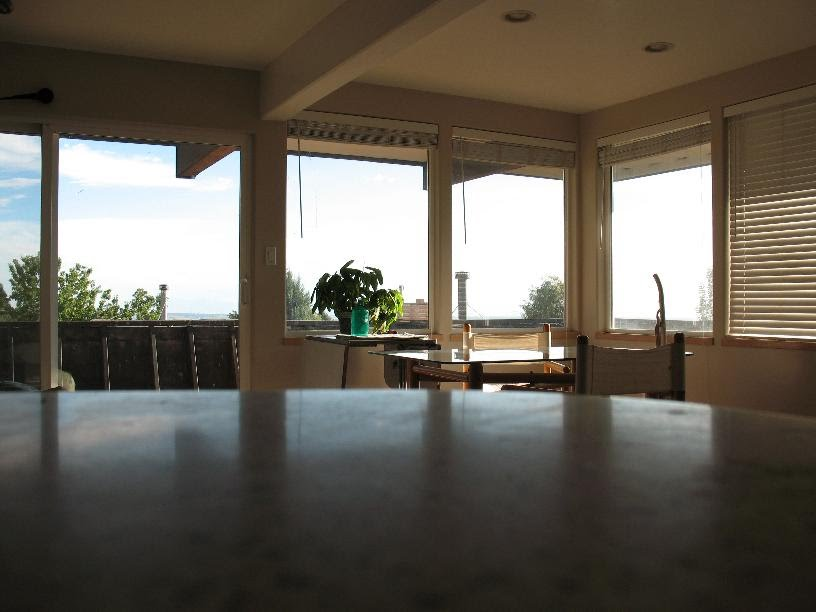
#> input picture working_notebooks/Tang/orig_1.jpg, 816 x 612 px, given in place of test_large2.JPG, which was not available
$ jupyter execute --allow-errors HistogramEqualization.ipynb   (shell and % lines are left out)   (older library calls are emulated)   (text cells are left out)
#> lines starting #> are read from the running program, lines starting #| are printed output that depends on the picture; pictures that were not available may be replaced by others from this repository, and a replacement may not be noted
[cell 1]
import numpy as np
import scipy
import PIL
import matplotlib.pyplot as plt
import PIL.Image as im
from scipy import ndimage
from PIL import ImageEnhance

[cell 2]
show = lambda img: plt.imshow(img)
gshow = lambda img: plt.imshow(img, cmap = plt.get_cmap('gray'))
rgb2gray = lambda rgb: np.dot(rgb[...,:3], [0.299, 0.587, 0.144])

[cell 3]
im = scipy.misc.imread('../test_large2.JPG',flatten=True)
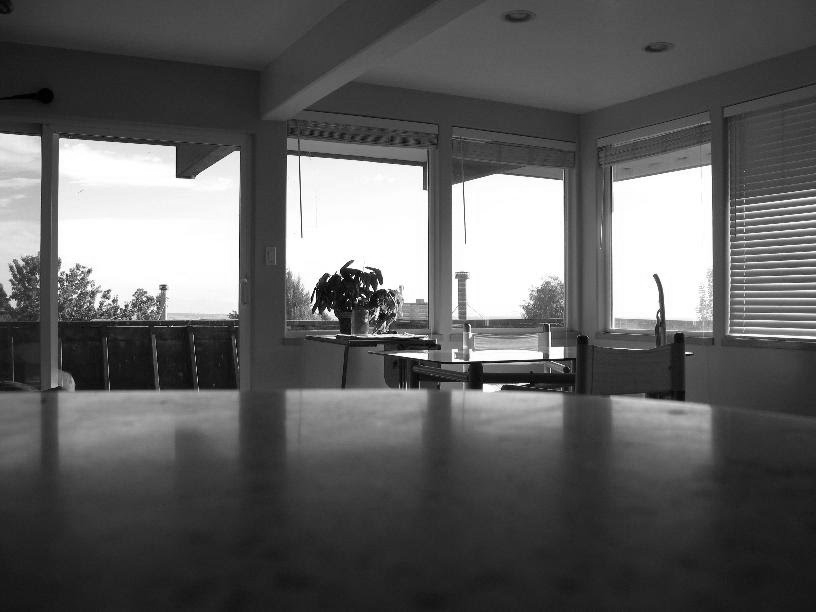
#> im: shape (612, 816) float32; min 0.299, max 255, mean 96.4

[cell 4]
im = scipy.misc.imread('../orig_0.JPG',flatten=True)
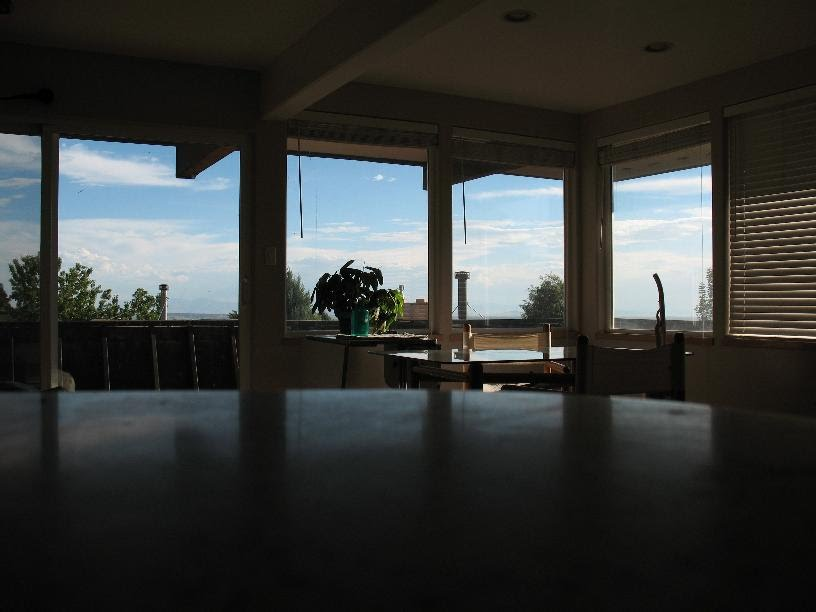
#> input picture working_notebooks/Tang/orig_0.jpg, 816 x 612 px, found by its file name
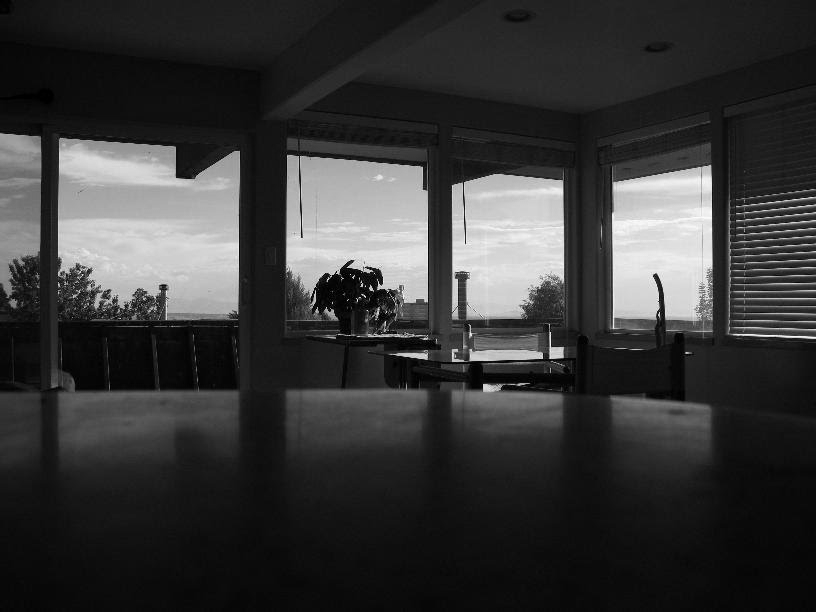
#> im: shape (612, 816) float32; min 0, max 252.9, mean 56.2

[cell 5]
im

[cell 6]
gshow(im)

[cell 7]
im

[cell 8]
im_c = scipy.misc.imread('../test_large2.JPG')
#> im_c is the input picture: shape (612, 816, 3); mean R, G, B 101.8, 95.8, 85.8

[cell 9]
im_im = PIL.Image.fromarray(im_c)

[cell 10]
enhancer = ImageEnhance.Contrast(im_im)
im_2 = enhancer.enhance(1)

[cell 11]
im_im.show()

[cell 12]
im_2.show()

[cell 13]
plt.plot(range(768), im_im.histogram())
#> figure, not shown here; curve peaks at x = 767, y = 38654

[cell 14]
show(im_c[500:1000,500:1000])
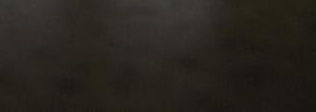
#> shown: shape (112, 316, 3); mean R, G, B 39.6, 36.3, 29.9

#> (a cell that did not finish here is left out)

[cell 16]
np.array(im_2.getdata()).shape
#> Out = (499392, 3)

#> (a cell that did not finish here is left out)

[cell 18]
len(im_im.histogram())
#> Out = 768

[cell 19]
sum(im_im.histogram()[256:512])
#> Out = 499392

#> (a cell that did not finish here is left out)

[cell 21]
plt.plot(range(256),im_im.histogram()[:256])
plt.plot(range(256),im_im.histogram()[256:512])
plt.plot(range(256),im_im.histogram()[512:768])
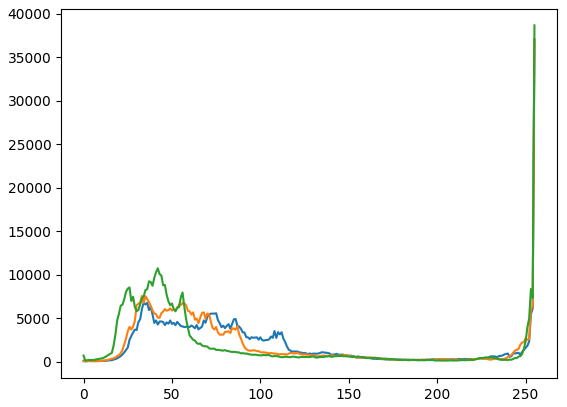
#> figure drawn by matplotlib, 1 panel; curve peaks at x = 255, y = 37050; curve peaks at x = 255, y = 36980; curve peaks at x = 255, y = 38654

[cell 22]
im.shape
#> Out = (612, 816)

[cell 23]
def HE_serial(im_in):
    im = im_in.copy()
    histogram = [0]*256
    height, width = im.shape
#> height = 612; width = 816
    for i in im:
        for j in i:
            histogram[j] += 1
#> after the loop, histogram = 256 values, max 16711 at index 11, min 0 at index 253, mean 1950.8
    histogram = np.array(histogram, dtype=float)/(width*height)
#> histogram = 256 values, max 0.0335 at index 11, min 0 at index 253, mean 0.00391
    cum_hist = np.cumsum(histogram)
#> cum_hist = 256 values from 0.000817 to 1
    equal_hist = (cum_hist*256).astype(int)
#> equal_hist = 256 values from 0 to 255
    mapfunc = dict(zip(range(256), equal_hist))
#> mapfunc = 256 items
    new_im = np.zeros_like(im)
    for i in range(height):
        for j in range(width):
            new_im[i,j] = mapfunc[im[i,j]]
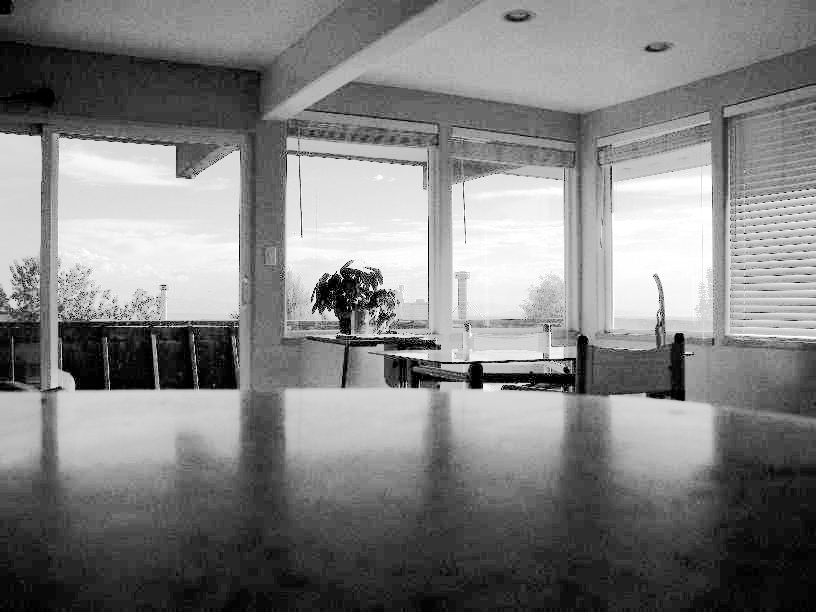
#> new_im: shape (612, 816) int64; min 0, max 255, mean 129.5

    return new_im
    #plt.plot(range(0,256), cum_hist)

[cell 24]
new_im = HE_serial(im.astype(int))

[cell 25]
gshow(im)

[cell 26]
gshow(new_im)

[cell 27]
gshow(im[500:1000,500:1000])
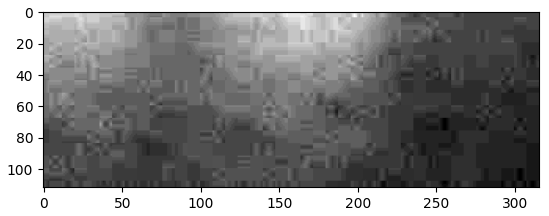
#> figure drawn by matplotlib, 1 panel

[cell 28]
gshow(new_im[500:1000,500:1000])
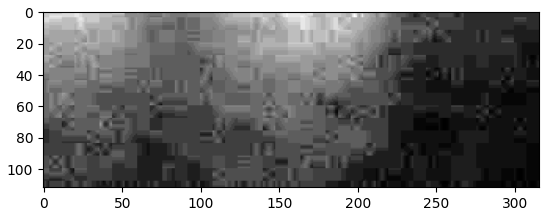
#> figure drawn by matplotlib, 1 panel

[cell 29]
gshow(new_im)

[cell 30]
def histogram(im):
    histogram = [0]*256
    height, width = im.shape
#> height = 612; width = 816
    for i in im:
        for j in i:
            if j>255:
                j=255
            histogram[j] += 1
#> after the loop, histogram = 256 values, max 16711 at index 31, min 0 at index 3, mean 1950.8; j = 9
    histogram = np.array(histogram, dtype=float)/(width*height)
#> histogram = 256 values, max 0.0335 at index 31, min 0 at index 3, mean 0.00391
    plt.bar(range(256), histogram)
    return histogram

[cell 31]
new_hist = histogram(new_im.astype(int))
#> new_hist has the same summary as histogram in histogram
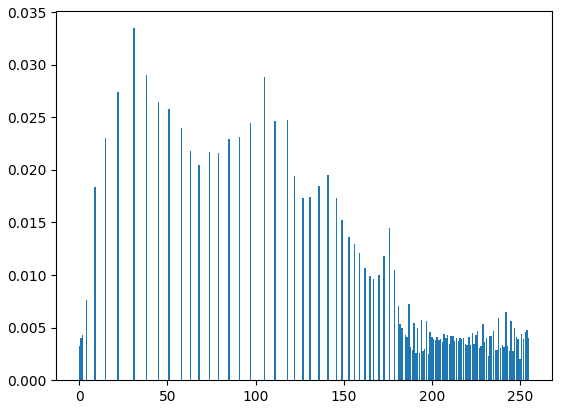
#> figure drawn by matplotlib, 1 panel; tallest bar 0.0335 high, from x = 30.6 to 31.4

[cell 32]
plt.plot(range(256), np.cumsum(new_hist))
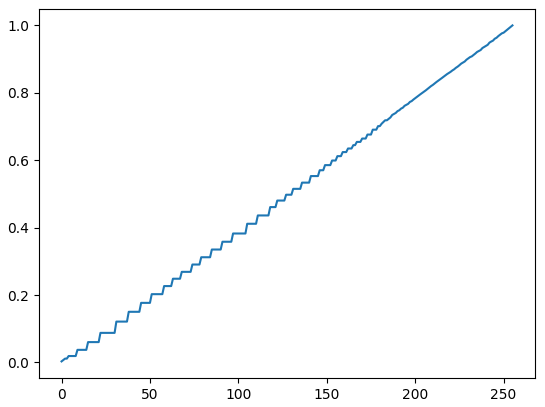
#> figure drawn by matplotlib, 1 panel; curve peaks at x = 255, y = 1
